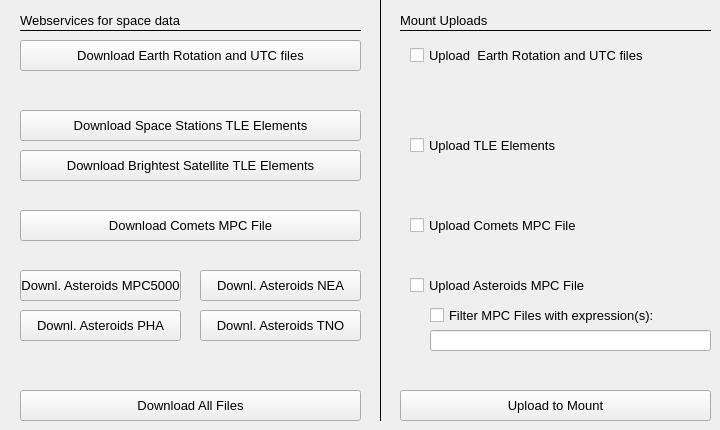
     <widget class="QWidget" name="tab_7">
      <attribute name="title">
       <string>UTC / MPC / TLE </string>
      </attribute>
      <widget class="QPushButton" name="btn_downloadEarthrotation">
       <property name="geometry">
        <rect>
         <x>20</x>
         <y>40</y>
         <width>341</width>
         <height>31</height>
        </rect>
       </property>
       <property name="font">
        <font>
         <pointsize>10</pointsize>
        </font>
       </property>
       <property name="toolTip">
        <string>&lt;html&gt;&lt;head/&gt;&lt;body&gt;&lt;p&gt;Download earth rotation data&lt;/p&gt;&lt;/body&gt;&lt;/html&gt;</string>
       </property>
       <property name="text">
        <string>Download Earth Rotation and UTC files</string>
       </property>
      </widget>
      <widget class="QLabel" name="label_123">
       <property name="geometry">
        <rect>
         <x>20</x>
         <y>10</y>
         <width>171</width>
         <height>21</height>
        </rect>
       </property>
       <property name="font">
        <font>
         <pointsize>10</pointsize>
        </font>
       </property>
       <property name="text">
        <string>Webservices for space data</string>
       </property>
      </widget>
      <widget class="Line" name="line_17">
       <property name="geometry">
        <rect>
         <x>20</x>
         <y>20</y>
         <width>341</width>
         <height>21</height>
        </rect>
       </property>
       <property name="font">
        <font>
         <pointsize>10</pointsize>
        </font>
       </property>
       <property name="frameShadow">
        <enum>QFrame::Plain</enum>
       </property>
       <property name="orientation">
        <enum>Qt::Horizontal</enum>
       </property>
      </widget>
      <widget class="QPushButton" name="btn_downloadSpacestations">
       <property name="geometry">
        <rect>
         <x>20</x>
         <y>110</y>
         <width>341</width>
         <height>31</height>
        </rect>
       </property>
       <property name="font">
        <font>
         <pointsize>10</pointsize>
        </font>
       </property>
       <property name="toolTip">
        <string>&lt;html&gt;&lt;head/&gt;&lt;body&gt;&lt;p&gt;Download space stations TLE (please note: alternatively to Satellite)&lt;/p&gt;&lt;/body&gt;&lt;/html&gt;</string>
       </property>
       <property name="text">
        <string>Download Space Stations TLE Elements</string>
       </property>
      </widget>
      <widget class="QPushButton" name="btn_downloadSatbrighest">
       <property name="geometry">
        <rect>
         <x>20</x>
         <y>150</y>
         <width>341</width>
         <height>31</height>
        </rect>
       </property>
       <property name="font">
        <font>
         <pointsize>10</pointsize>
        </font>
       </property>
       <property name="toolTip">
        <string>&lt;html&gt;&lt;head/&gt;&lt;body&gt;&lt;p&gt;Download Satellite TLE (please note: alternatively to space stations)&lt;/p&gt;&lt;/body&gt;&lt;/html&gt;</string>
       </property>
       <property name="text">
        <string>Download Brightest Satellite TLE Elements</string>
       </property>
      </widget>
      <widget class="QPushButton" name="btn_downloadAsteroidsMPC5000">
       <property name="geometry">
        <rect>
         <x>20</x>
         <y>270</y>
         <width>161</width>
         <height>31</height>
        </rect>
       </property>
       <property name="font">
        <font>
         <pointsize>10</pointsize>
        </font>
       </property>
       <property name="toolTip">
        <string>&lt;html&gt;&lt;head/&gt;&lt;body&gt;&lt;p&gt;Download asteroids MPC file&lt;/p&gt;&lt;/body&gt;&lt;/html&gt;</string>
       </property>
       <property name="text">
        <string>Downl. Asteroids MPC5000</string>
       </property>
      </widget>
      <widget class="QPushButton" name="btn_downloadComets">
       <property name="geometry">
        <rect>
         <x>20</x>
         <y>210</y>
         <width>341</width>
         <height>31</height>
        </rect>
       </property>
       <property name="font">
        <font>
         <pointsize>10</pointsize>
        </font>
       </property>
       <property name="toolTip">
        <string>&lt;html&gt;&lt;head/&gt;&lt;body&gt;&lt;p&gt;Download comets MPC file&lt;/p&gt;&lt;/body&gt;&lt;/html&gt;</string>
       </property>
       <property name="text">
        <string>Download Comets MPC File</string>
       </property>
      </widget>
      <widget class="QCheckBox" name="checkEarthrotation">
       <property name="geometry">
        <rect>
         <x>410</x>
         <y>40</y>
         <width>301</width>
         <height>31</height>
        </rect>
       </property>
       <property name="font">
        <font>
         <pointsize>10</pointsize>
        </font>
       </property>
       <property name="toolTip">
        <string>&lt;html&gt;&lt;head/&gt;&lt;body&gt;&lt;p&gt;Upload earth rotation and UTC data&lt;/p&gt;&lt;/body&gt;&lt;/html&gt;</string>
       </property>
       <property name="text">
        <string>Upload  Earth Rotation and UTC files</string>
       </property>
       <property name="checked">
        <bool>false</bool>
       </property>
      </widget>
      <widget class="QCheckBox" name="checkTLE">
       <property name="geometry">
        <rect>
         <x>410</x>
         <y>130</y>
         <width>301</width>
         <height>31</height>
        </rect>
       </property>
       <property name="font">
        <font>
         <pointsize>10</pointsize>
        </font>
       </property>
       <property name="toolTip">
        <string>&lt;html&gt;&lt;head/&gt;&lt;body&gt;&lt;p&gt;Upload TLE elements&lt;/p&gt;&lt;/body&gt;&lt;/html&gt;</string>
       </property>
       <property name="text">
        <string>Upload TLE Elements</string>
       </property>
       <property name="checked">
        <bool>false</bool>
       </property>
      </widget>
      <widget class="QCheckBox" name="checkAsteroids">
       <property name="geometry">
        <rect>
         <x>410</x>
         <y>270</y>
         <width>301</width>
         <height>31</height>
        </rect>
       </property>
       <property name="font">
        <font>
         <pointsize>10</pointsize>
        </font>
       </property>
       <property name="toolTip">
        <string>&lt;html&gt;&lt;head/&gt;&lt;body&gt;&lt;p&gt;Upload asteroids data&lt;/p&gt;&lt;/body&gt;&lt;/html&gt;</string>
       </property>
       <property name="text">
        <string>Upload Asteroids MPC File</string>
       </property>
       <property name="checked">
        <bool>false</bool>
       </property>
      </widget>
      <widget class="QCheckBox" name="checkComets">
       <property name="geometry">
        <rect>
         <x>410</x>
         <y>210</y>
         <width>301</width>
         <height>31</height>
        </rect>
       </property>
       <property name="font">
        <font>
         <pointsize>10</pointsize>
        </font>
       </property>
       <property name="toolTip">
        <string>&lt;html&gt;&lt;head/&gt;&lt;body&gt;&lt;p&gt;Upload comets data&lt;/p&gt;&lt;/body&gt;&lt;/html&gt;</string>
       </property>
       <property name="text">
        <string>Upload Comets MPC File</string>
       </property>
       <property name="checked">
        <bool>false</bool>
       </property>
      </widget>
      <widget class="QPushButton" name="btn_uploadMount">
       <property name="geometry">
        <rect>
         <x>400</x>
         <y>390</y>
         <width>311</width>
         <height>31</height>
        </rect>
       </property>
       <property name="font">
        <font>
         <pointsize>10</pointsize>
        </font>
       </property>
       <property name="toolTip">
        <string>&lt;html&gt;&lt;head/&gt;&lt;body&gt;&lt;p&gt;Start upload with 10micron updater&lt;/p&gt;&lt;/body&gt;&lt;/html&gt;</string>
       </property>
       <property name="text">
        <string>Upload to Mount</string>
       </property>
      </widget>
      <widget class="QPushButton" name="btn_downloadAll">
       <property name="geometry">
        <rect>
         <x>20</x>
         <y>390</y>
         <width>341</width>
         <height>31</height>
        </rect>
       </property>
       <property name="font">
        <font>
         <pointsize>10</pointsize>
        </font>
       </property>
       <property name="toolTip">
        <string>&lt;html&gt;&lt;head/&gt;&lt;body&gt;&lt;p&gt;Download all files (please note satellite and space stations work alternatively)  &lt;/p&gt;&lt;/body&gt;&lt;/html&gt;</string>
       </property>
       <property name="text">
        <string>Download All Files</string>
       </property>
      </widget>
      <widget class="Line" name="line_47">
       <property name="geometry">
        <rect>
         <x>370</x>
         <y>0</y>
         <width>21</width>
         <height>421</height>
        </rect>
       </property>
       <property name="frameShadow">
        <enum>QFrame::Plain</enum>
       </property>
       <property name="orientation">
        <enum>Qt::Vertical</enum>
       </property>
      </widget>
      <widget class="QLabel" name="label_134">
       <property name="geometry">
        <rect>
         <x>400</x>
         <y>10</y>
         <width>171</width>
         <height>21</height>
        </rect>
       </property>
       <property name="font">
        <font>
         <pointsize>10</pointsize>
        </font>
       </property>
       <property name="text">
        <string>Mount Uploads</string>
       </property>
      </widget>
      <widget class="Line" name="line_19">
       <property name="geometry">
        <rect>
         <x>400</x>
         <y>20</y>
         <width>311</width>
         <height>21</height>
        </rect>
       </property>
       <property name="font">
        <font>
         <pointsize>10</pointsize>
        </font>
       </property>
       <property name="frameShadow">
        <enum>QFrame::Plain</enum>
       </property>
       <property name="orientation">
        <enum>Qt::Horizontal</enum>
       </property>
      </widget>
      <widget class="QCheckBox" name="checkFilterMPC">
       <property name="geometry">
        <rect>
         <x>430</x>
         <y>300</y>
         <width>271</width>
         <height>31</height>
        </rect>
       </property>
       <property name="font">
        <font>
         <pointsize>10</pointsize>
        </font>
       </property>
       <property name="toolTip">
        <string>&lt;html&gt;&lt;head/&gt;&lt;body&gt;&lt;p&gt;Check to filter Comets and Asteroids MPC File&lt;/p&gt;&lt;/body&gt;&lt;/html&gt;</string>
       </property>
       <property name="text">
        <string>Filter MPC Files with expression(s):</string>
       </property>
       <property name="checked">
        <bool>false</bool>
       </property>
      </widget>
      <widget class="QLineEdit" name="le_filterExpressionMPC">
       <property name="geometry">
        <rect>
         <x>430</x>
         <y>330</y>
         <width>281</width>
         <height>21</height>
        </rect>
       </property>
       <property name="font">
        <font>
         <family>Courier</family>
         <pointsize>10</pointsize>
         <weight>75</weight>
         <bold>true</bold>
        </font>
       </property>
       <property name="mouseTracking">
        <bool>false</bool>
       </property>
       <property name="acceptDrops">
        <bool>false</bool>
       </property>
       <property name="toolTip">
        <string>&lt;html&gt;&lt;head/&gt;&lt;body&gt;&lt;p&gt;serach expression, separated with ','&lt;/p&gt;&lt;/body&gt;&lt;/html&gt;</string>
       </property>
       <property name="layoutDirection">
        <enum>Qt::RightToLeft</enum>
       </property>
       <property name="readOnly">
        <bool>false</bool>
       </property>
      </widget>
      <widget class="QPushButton" name="btn_downloadAsteroidsNEA">
       <property name="geometry">
        <rect>
         <x>200</x>
         <y>270</y>
         <width>161</width>
         <height>31</height>
        </rect>
       </property>
       <property name="font">
        <font>
         <pointsize>10</pointsize>
        </font>
       </property>
       <property name="toolTip">
        <string>&lt;html&gt;&lt;head/&gt;&lt;body&gt;&lt;p&gt;Download asteroids MPC file&lt;/p&gt;&lt;/body&gt;&lt;/html&gt;</string>
       </property>
       <property name="text">
        <string>Downl. Asteroids NEA</string>
       </property>
      </widget>
      <widget class="QPushButton" name="btn_downloadAsteroidsTNO">
       <property name="geometry">
        <rect>
         <x>200</x>
         <y>310</y>
         <width>161</width>
         <height>31</height>
        </rect>
       </property>
       <property name="font">
        <font>
         <pointsize>10</pointsize>
        </font>
       </property>
       <property name="toolTip">
        <string>&lt;html&gt;&lt;head/&gt;&lt;body&gt;&lt;p&gt;Download asteroids MPC file&lt;/p&gt;&lt;/body&gt;&lt;/html&gt;</string>
       </property>
       <property name="text">
        <string>Downl. Asteroids TNO</string>
       </property>
      </widget>
      <widget class="QPushButton" name="btn_downloadAsteroidsPHA">
       <property name="geometry">
        <rect>
         <x>20</x>
         <y>310</y>
         <width>161</width>
         <height>31</height>
        </rect>
       </property>
       <property name="font">
        <font>
         <pointsize>10</pointsize>
        </font>
       </property>
       <property name="toolTip">
        <string>&lt;html&gt;&lt;head/&gt;&lt;body&gt;&lt;p&gt;Download asteroids MPC file&lt;/p&gt;&lt;/body&gt;&lt;/html&gt;</string>
       </property>
       <property name="text">
        <string>Downl. Asteroids PHA</string>
       </property>
      </widget>
     </widget>
